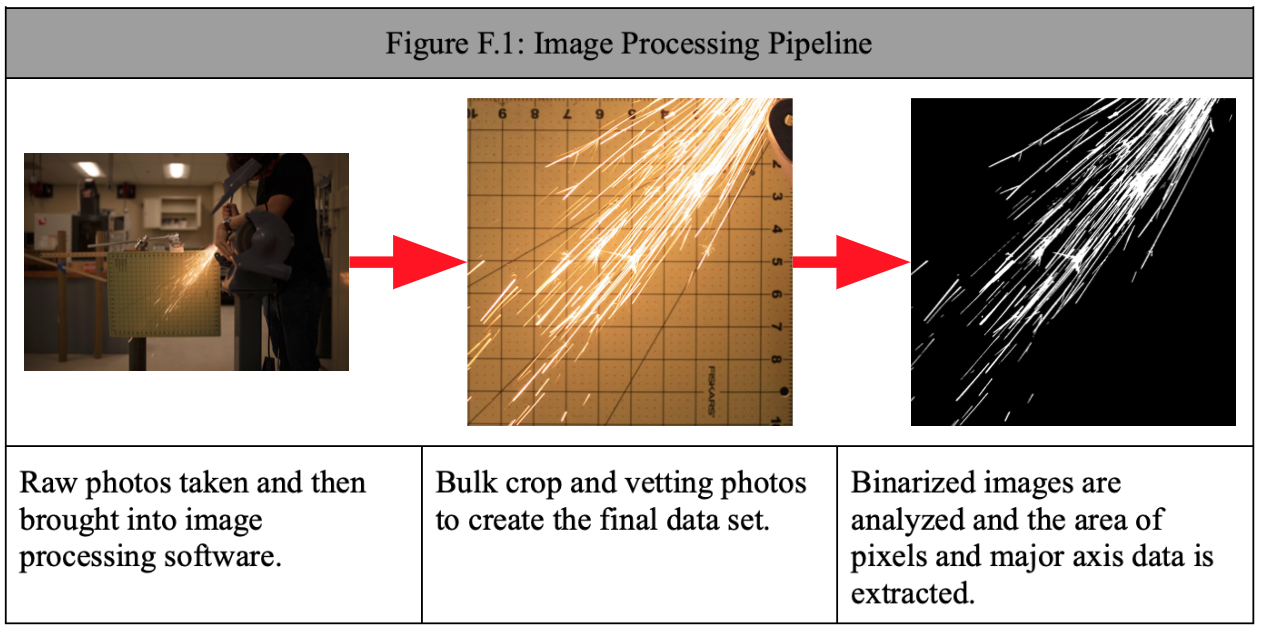
%> input picture Image Processing Pipeline.png, 1264 x 630 px
$ octave --eval "result = sparkMaskMorphBright(imread('Image Processing Pipeline.png'));"   (GNU Octave 9; MATLAB toolbox functions it lacks are replaced by stand-ins)
%> lines starting %> are read from the running program, lines starting %| are printed output that depends on the picture
function [BW,maskedImage] = sparkMaskMorphBright(X)
%segmentImage Segment image using auto-generated code from imageSegmenter app
%  [BW,MASKEDIMAGE] = segmentImage(X) segments image X using auto-generated
%  code from the imageSegmenter app. The final segmentation is returned in
%  BW, and a masked image is returned in MASKEDIMAGE.

% Auto-generated by imageSegmenter app on 10-Sep-2022
%----------------------------------------------------


% Adjust data to span data range.
X = imadjust(X);
%> X is the input picture: size 630x1264x3 uint8; mean R, G, B 178.3, 168.7, 159.9

% Threshold image - manual threshold
BW = X > 180;
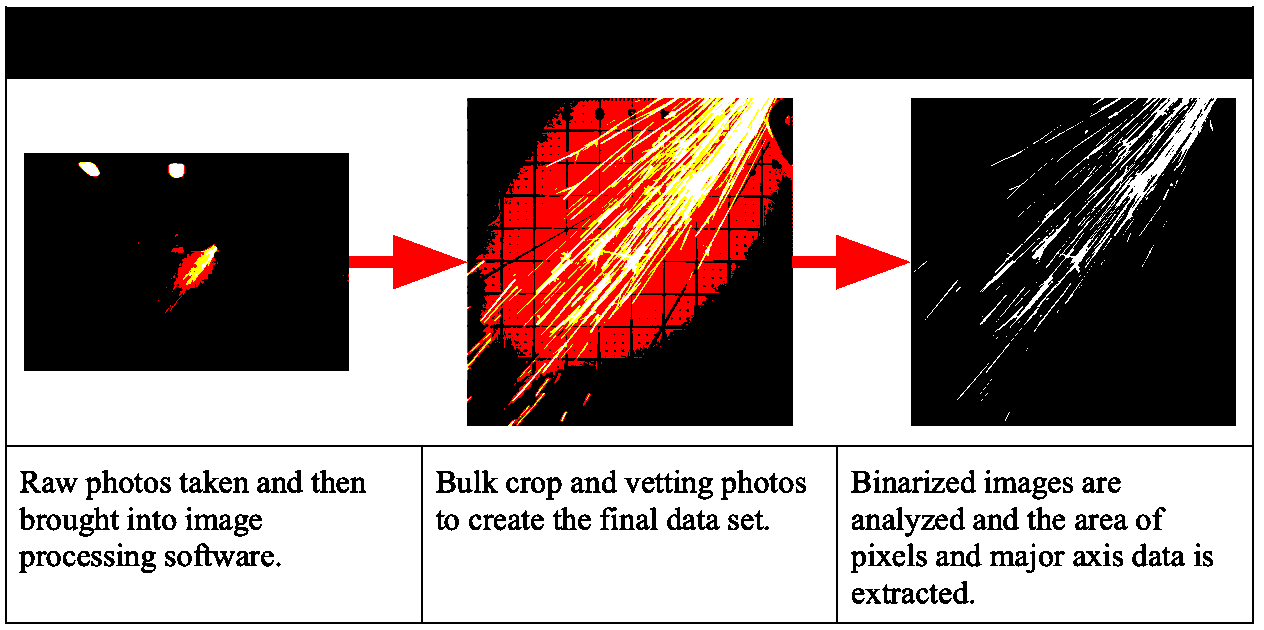
%> BW: size 630x1264x3 logical; mean R, G, B 0.575, 0.518, 0.506

% Open mask with line
length = 3.000000;
angle = 45.000000;
se = strel('line', length, angle);
BW = imopen(BW, se);
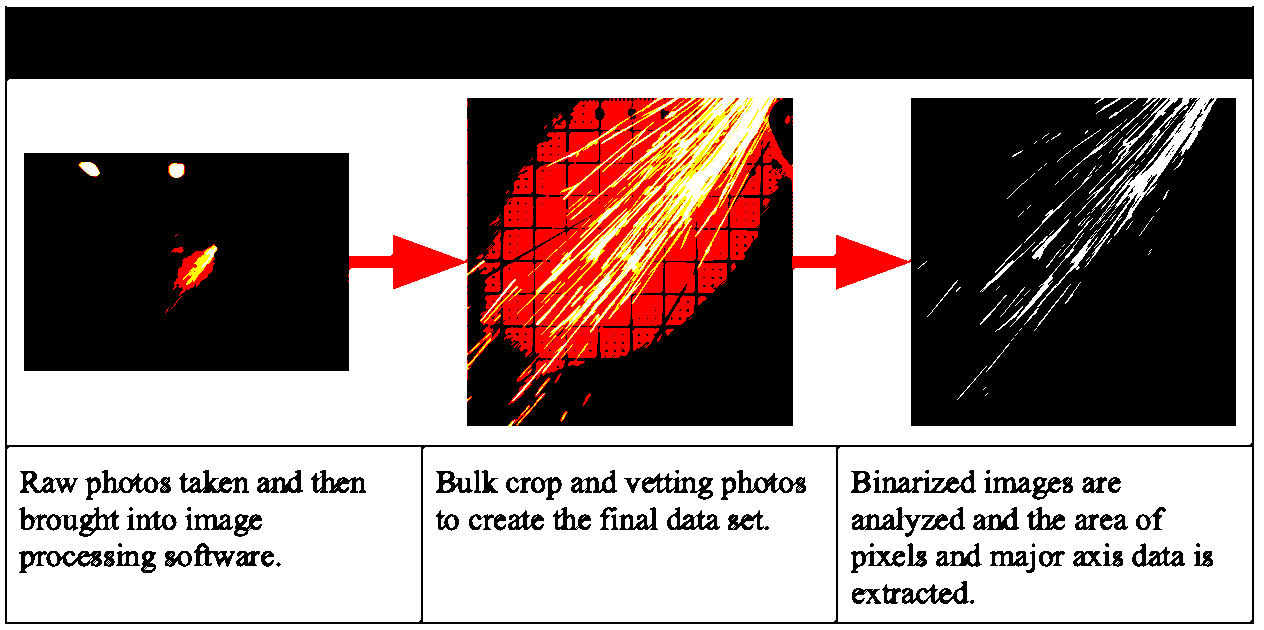
%> BW: size 630x1264x3 logical; mean R, G, B 0.571, 0.514, 0.503

% Create masked image.
maskedImage = X;
maskedImage(~BW) = 0;
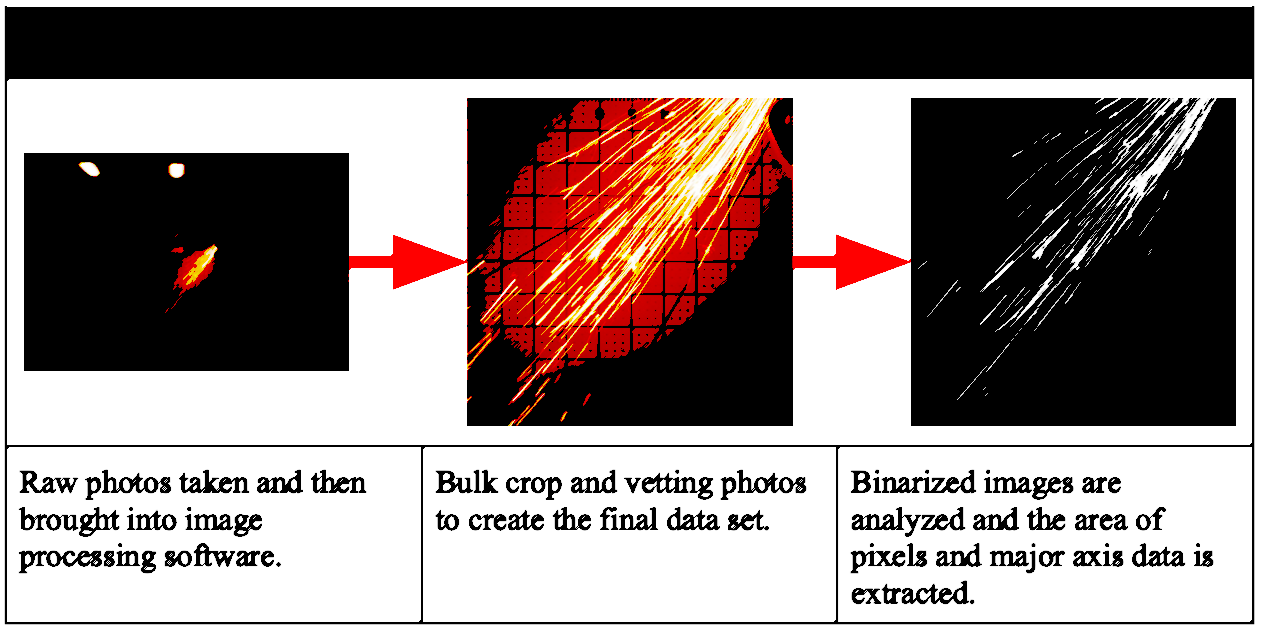
%> maskedImage: size 630x1264x3 uint8; mean R, G, B 142.4, 129.7, 127.2
end
